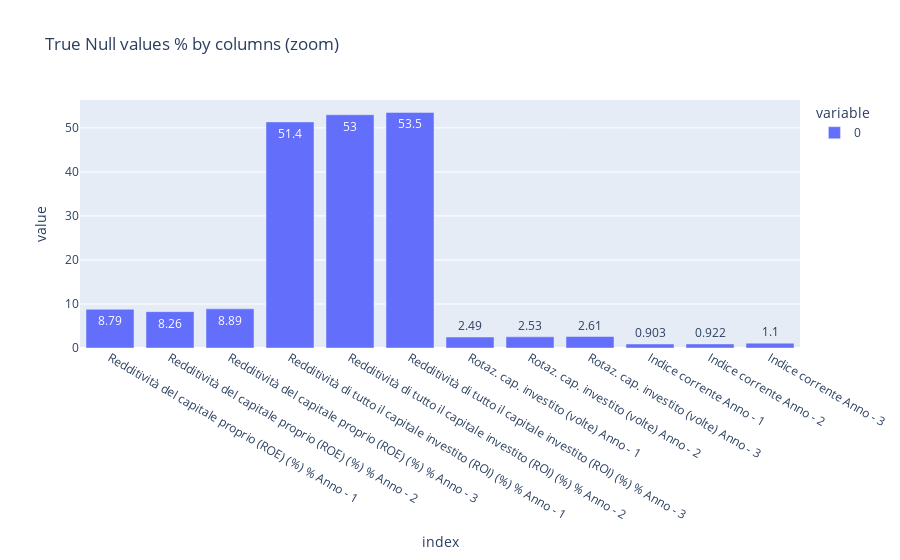

Notebook source saved alongside this figure:
### Code cell
px.bar(100*(df[df.columns[-15:-3]].isna().sum())/5096,text_auto=".3", title="True Null values % by columns (zoom)")

### Figure 1 — Plotly figure (JSON) as saved in the notebook; plotly's stock layout.template omitted (floating-point values rounded to 4 significant figures)
{"data": [{"alignmentgroup": "True", "hovertemplate": "variable=0<br>index=%{x}<br>value=%{y}<extra></extra>", "legendgroup": "0", "marker": {"color": "#636efa", "pattern": {"shape": ""}}, "name": "0", "offsetgroup": "0", "orientation": "v", "showlegend": true, "textposition": "auto", "texttemplate": "%{y:.3}", "type": "bar", "x": ["Redditività del capitale proprio (ROE) (%)\n%\nAnno - 1", "Redditività del capitale proprio (ROE) (%)\n%\nAnno - 2", "Redditività del capitale proprio (ROE) (%)\n%\nAnno - 3", "Redditività di tutto il capitale investito (ROI) (%)\n%\nAnno - 1", "Redditività di tutto il capitale investito (ROI) (%)\n%\nAnno - 2", "Redditività di tutto il capitale investito (ROI) (%)\n%\nAnno - 3", "Rotaz. cap. investito (volte)\nAnno - 1", "Rotaz. cap. investito (volte)\nAnno - 2", "Rotaz. cap. investito (volte)\nAnno - 3", "Indice corrente\nAnno - 1", "Indice corrente\nAnno - 2", "Indice corrente\nAnno - 3"], "xaxis": "x", "y": [8.791, 8.261, 8.889, 51.35, 52.98, 53.51, 2.492, 2.531, 2.61, 0.9027, 0.9223, 1.099], "yaxis": "y"}], "layout": {"barmode": "relative", "legend": {"title": {"text": "variable"}, "tracegroupgap": 0}, "title": {"text": "True Null values % by columns (zoom)"}, "xaxis": {"anchor": "y", "domain": [0, 1], "title": {"text": "index"}}, "yaxis": {"anchor": "x", "domain": [0, 1], "title": {"text": "value"}}}}
